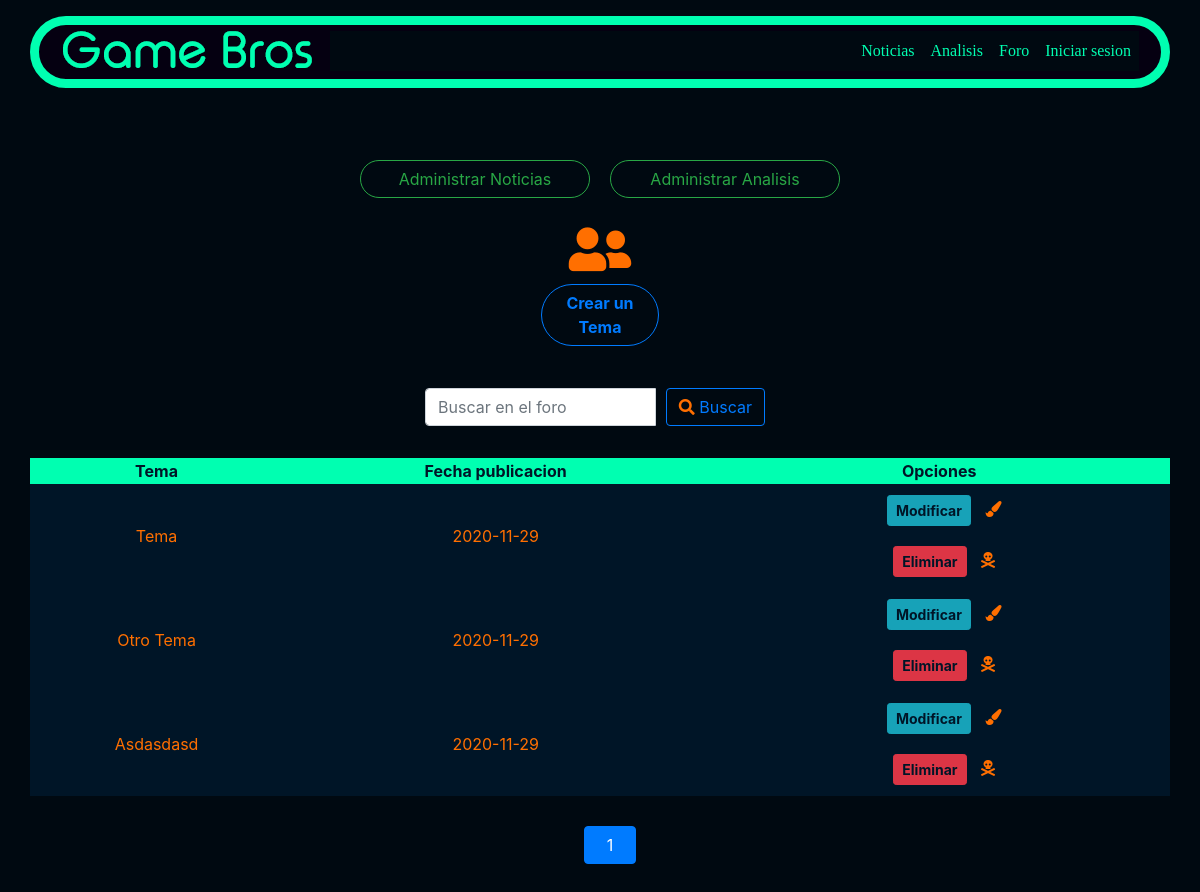
The page /listar-foro/ on the database as committed earlier.
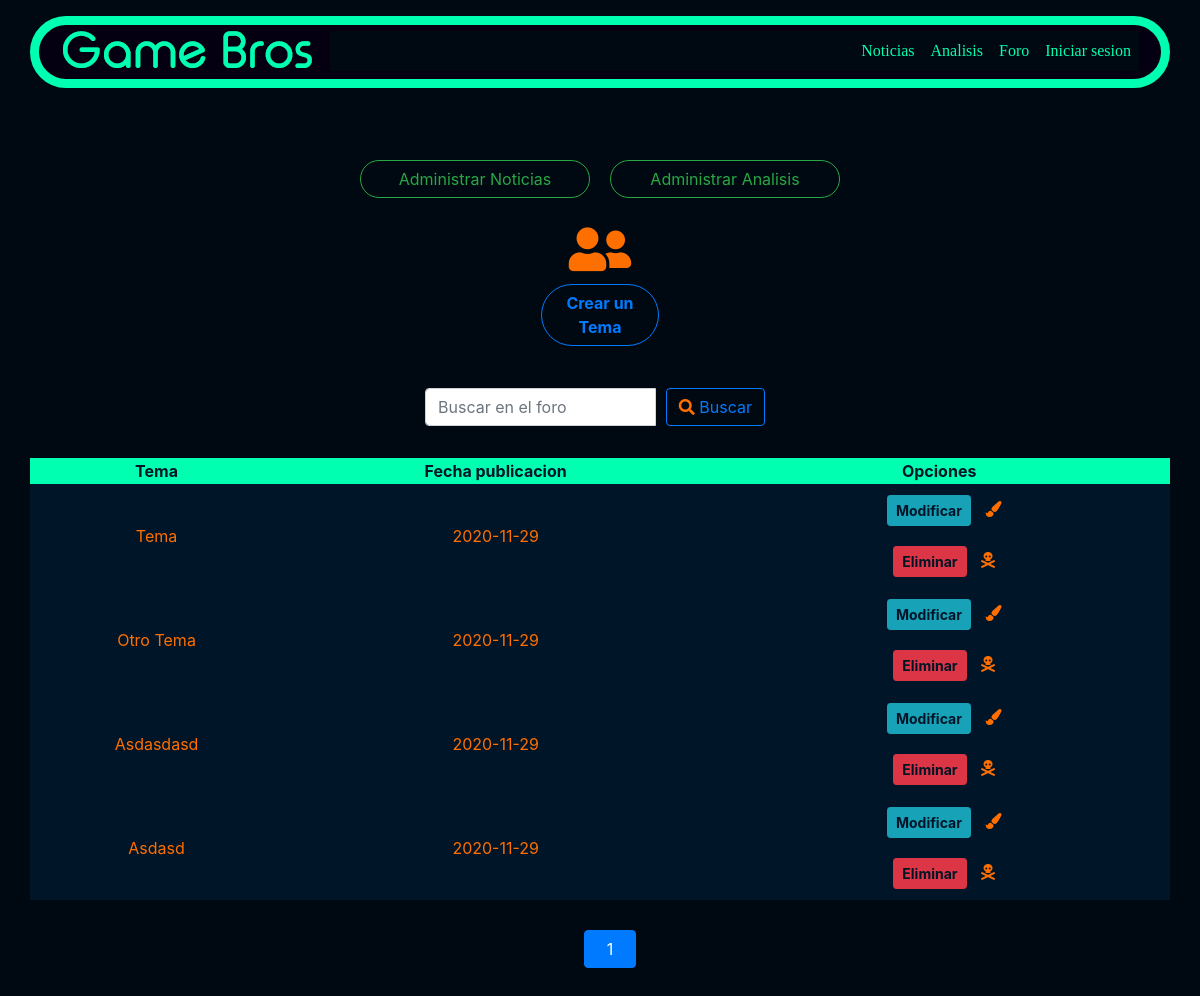
The same page on the database as committed later.
### noticias/models.py (models this page shows, shortened)
class Foro(models.Model):
    user = models.ForeignKey(User, on_delete=models.CASCADE, related_name='foros', default='1')
    tema = models.CharField(max_length=200)
    slug = models.SlugField('Slug', max_length = 200, null=True, blank=True)
    contenido = RichTextField()
    fecha_publicacion = models.DateField('Fecha de Creacion',auto_now = False,auto_now_add = True)

### noticias/views.py (the view)
# urls.py: path('listar-foro/', listar_foro, name="listar_foro"),
def listar_foro(request):
    queruset = request.GET.get("buscar")
    foro = Foro.objects.filter(fecha_publicacion__lte=timezone.now()).order_by('-fecha_publicacion')
    if queruset:
        foro = Foro.objects.filter(
            Q(tema__icontains = queruset)
        ).distinct()
    paginator = Paginator(foro,10)
    page = request.GET.get('page')
    foro = paginator.get_page(page)
    data = {
        'foro': foro
    }
    return render(request, 'crud_foro/listar.html', data)

### noticias/templates/crud_foro/listar.html (shortened to what this page needs)
{% extends 'base_generic.html' %}
{% load static %}
{% block content %}
<div class="container col-5" style="text-align: center; padding-top: 150px;">
  <div class="row pb-3 ">
    <a href="{% url 'listar_noticia' %}" class="rounded-pill btn btn-outline-success col" role="button">  Administrar Noticias   </a>
    <a href="{% url 'listar_analisis' %}" class="rounded-pill btn btn-outline-success col" role="button">  Administrar Analisis   </a>
  </div>
    <i class="color2 col-12 fas fa-user-friends" style="font-size: 50px;"></i>
    <a href="{% url 'agregar_foro' %}" class=" rounded-pill col-3 btn btn-outline-primary" style="font-weight: bolder;" role="button">Crear un Tema</a>
</div>
<div class="row py-3" style=" justify-content: center;">
  <div class="col-md-4 py-3 search">
    <form method="get">
      <div id="custom-search-input">
        <div class="input-group col-md-12">
          <input type="text" class="form-control" placeholder="Buscar en el foro" name="buscar">
          <span class="input-group-list">
            <button type="submit" class=" my-0 btn btn-outline-primary"><i class="fas fa-search"></i> Buscar</button>
          </span>
        </div>
      </div>
    </form>
  </div>
</div>
<div class="pb-5 " style="text-align: center;">
    <table class="container table-hover table-dark">
        <thead>
          <tr class="color4 " style="background-color: #00FFB1   ;">
            <th scope="col" class="color4">Tema</th>
            <th scope="col" class="color4">Fecha publicacion</th>
            <th scope="col" class="color4">Opciones</th>
          </tr>
        </thead>
        <tbody>
            {% for p in foro %}
            <tr class="color2">
                <td>{{ p.tema | title }}</td>
                <td>{{ p.fecha_publicacion | title }}</td>
                <td>
                  <div class="container">
                    <a href="{% url 'modificar_foro' p.slug %}" class="color4 btn btn-info btn-sm" style="font-weight: bolder;">Modificar</a>
                    <i class="fas fa-paint-brush"></i>
                  </div>
                    <div class="container">
                      <a href="{% url 'eliminar_foro' p.slug %}" class="color4 btn btn-danger btn-sm" style="font-weight: bolder;">Eliminar</a>
                      <i class="fas fa-skull-crossbones"></i>
                    </div>
                </td>
              </tr>
              {% endfor %}
        </tbody>
    </table>
    <ul class="pagination justify-content-center" style="margin:20px 0">
      {% for i in foro.paginator.page_range %}
        {% if foro.number == i %}
        <li class="page-item">
          <a class="btn btn-primary col">{{ i }}</a>
        </li>
        {% else %}
        <li class="page-item">
          <a class="btn btn-outline-primary col" href="?page={{ i }}{% if request.GET.buscar %}&buscar={{ request.GET.buscar }}{% endif %}">{{ i }}</a>
        </li>
        {% endif %}
      {% endfor %}
    </ul>
</div>
{% endblock %}

Rows that differ between the two databases and show on the page:
added Foro: tema "Asdasd", fecha_publicacion "2020-11-29"
